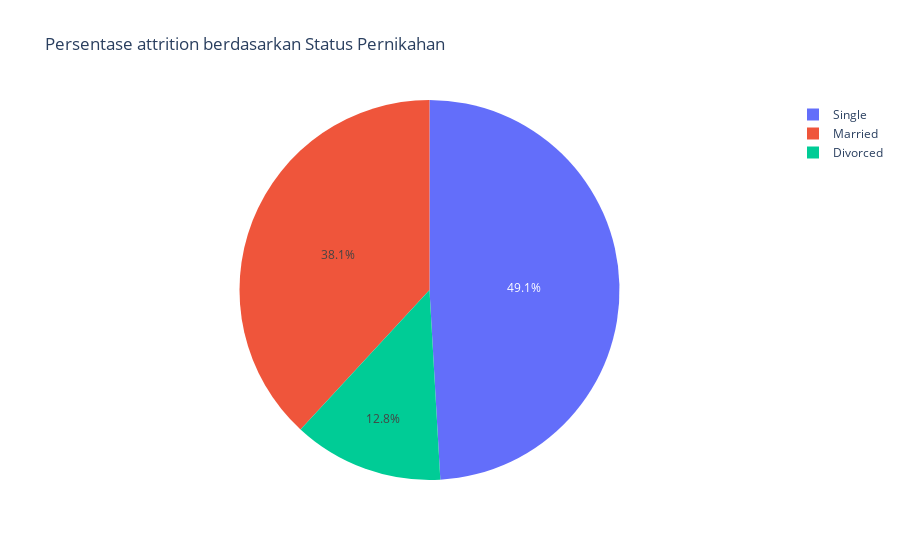

Notebook code for this chart:
### Code cell
pie_chart_att("Marital Status","Persentase attrition berdasarkan Status Pernikahan")

### Figure 1 — Plotly figure (JSON) as saved in the notebook; plotly's stock layout.template omitted (floating-point values rounded to 4 significant figures)
{"data": [{"domain": {"x": [0, 1], "y": [0, 1]}, "hovertemplate": "Marital Status=%{label}<br>Employee ID=%{value}<extra></extra>", "labels": ["Divorced", "Married", "Single"], "legendgroup": "", "name": "", "showlegend": true, "type": "pie", "values": [4521, 13485, 17364]}], "layout": {"legend": {"tracegroupgap": 0}, "title": {"text": "Persentase attrition berdasarkan Status Pernikahan"}}}
